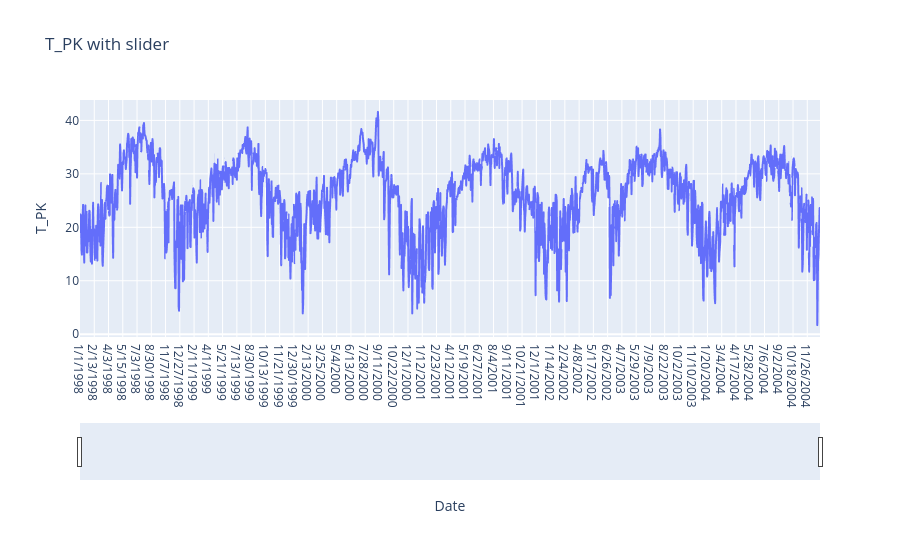

Write notebook code for a chart like this one.
### Markdown cell above
#Imputation of 1%, 5% and 10% of the data after removing and checking its residual

### Code cell
#As we found out the most significant predictor is T_PK using slider to check the values with time series.
import plotly.express as px

fig = px.line(df_nan, y='T_PK', title= 'T_PK with slider')

fig.update_xaxes(
    rangeslider_visible = True,
    rangeselector=dict(
        buttons= list([
            dict(count=1,label ='1y',stepmode='backward'),
            dict(count=2,label ='2y',stepmode='backward'),
            dict(count=3,label ='3y',stepmode='backward'),
            dict(step='all')
        ])
    )
)
fig.show()

### Figure 1 — Plotly figure (JSON) as saved in the notebook; plotly's stock layout.template omitted (floating-point values rounded to 4 significant figures; data arrays with more than 128 entries replaced by an {"elided": "..."} marker saying what was removed)
{"data": [{"hovertemplate": "Date=%{x}<br>T_PK=%{y}<extra></extra>", "legendgroup": "", "line": {"color": "#636efa", "dash": "solid"}, "marker": {"symbol": "circle"}, "mode": "lines", "name": "", "showlegend": false, "type": "scattergl", "x": {"elided": "1921 str values"}, "xaxis": "x", "y": {"elided": "1921 float values"}, "yaxis": "y"}], "layout": {"legend": {"tracegroupgap": 0}, "title": {"text": "T_PK with slider"}, "xaxis": {"anchor": "y", "domain": [0, 1], "rangeselector": {"buttons": [{"count": 1, "label": "1y", "stepmode": "backward"}, {"count": 2, "label": "2y", "stepmode": "backward"}, {"count": 3, "label": "3y", "stepmode": "backward"}, {"step": "all"}]}, "rangeslider": {"visible": true}, "title": {"text": "Date"}}, "yaxis": {"anchor": "x", "domain": [0, 1], "title": {"text": "T_PK"}}}}
